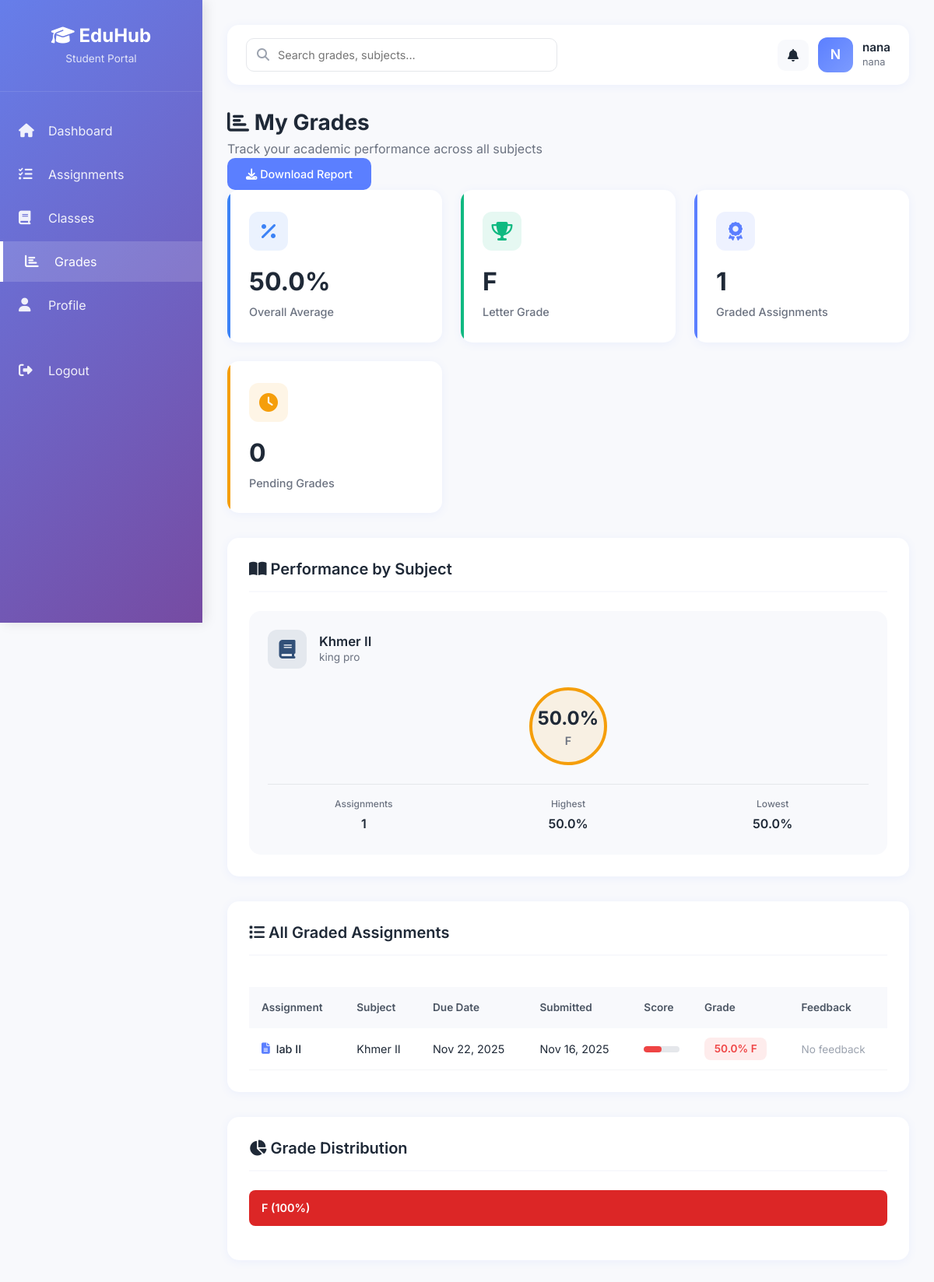
Screenshot of /student/grades (signed in) with the database file from the repository.
### models/user.py (models this page shows, shortened)
class User(UserMixin, db.Model):
    __tablename__ = 'users'
    id = db.Column(db.Integer, primary_key=True)
    username = db.Column(db.String(50), unique=True, nullable=False, index=True)
    email = db.Column(db.String(120), unique=True, nullable=False, index=True)
    password = db.Column(db.String(200), nullable=False)
    role = db.Column(db.String(20), nullable=False,
                     default='student', index=True)  # admin | teacher | student
    status = db.Column(db.String(20), nullable=False, default='active', index=True)
    created_at = db.Column(db.DateTime, nullable=False, default=db.func.current_timestamp())
    last_login = db.Column(db.DateTime, nullable=True)
    student_profile = db.relationship('Student', backref='user', uselist=False, cascade='all, delete-orphan')
    teacher_profile = db.relationship('Teacher', backref='user', uselist=False, cascade='all, delete-orphan')

### models/submission.py (models this page shows, shortened)
class Submission(db.Model):
    __tablename__ = 'submissions'
    id = db.Column(db.Integer, primary_key=True)
    assignment_id = db.Column(db.Integer, db.ForeignKey('assignments.id', ondelete='CASCADE'), nullable=False, index=True)
    student_id = db.Column(db.Integer, db.ForeignKey('students.id', ondelete='CASCADE'), nullable=False, index=True)
    file_path = db.Column(db.String(200))  # path to submitted file
    comments = db.Column(db.Text)
    grade = db.Column(db.Float)  # Grade out of 100
    feedback = db.Column(db.Text)  # Teacher feedback
    submitted_at = db.Column(db.DateTime, nullable=False, default=datetime.utcnow)
    graded_at = db.Column(db.DateTime)
    student = db.relationship('Student', backref='submissions')

### models/class_model.py (models this page shows, shortened)
class Class(db.Model):
    __tablename__ = 'classes'
    id = db.Column(db.Integer, primary_key=True)
    name = db.Column(db.String(100), nullable=False)
    description = db.Column(db.Text)
    class_code = db.Column(db.String(6), unique=True, nullable=False, index=True)
    teacher_id = db.Column(db.Integer, db.ForeignKey('teachers.id', ondelete='SET NULL'), index=True)
    created_at = db.Column(db.DateTime, nullable=False, default=datetime.utcnow)
    teacher = db.relationship('Teacher', backref='classes')
    students = db.relationship('Student', secondary=class_student, backref='classes', lazy='dynamic')
    assignments = db.relationship('Assignment', backref='class_obj', lazy='dynamic', cascade='all, delete-orphan')

### models/teacher.py (models this page shows, shortened)
class Teacher(db.Model):
    __tablename__ = 'teachers'
    id = db.Column(db.Integer, primary_key=True)
    user_id = db.Column(db.Integer, db.ForeignKey(
        'users.id', ondelete='CASCADE'), nullable=False, unique=True, index=True)
    first_name = db.Column(db.String(50))
    last_name = db.Column(db.String(50))
    department = db.Column(db.String(100))
    subject = db.Column(db.String(100))
    phone = db.Column(db.String(20))
    bio = db.Column(db.Text)
    avatar_path = db.Column(db.String(255))
    created_at = db.Column(db.DateTime, nullable=False,
                           default=datetime.utcnow)
    @property
    def full_name(self):
        if self.first_name or self.last_name:
            return f"{self.first_name or ''} {self.last_name or ''}".strip()
        return self.user.username if self.user else 'Unknown'

### models/assignment.py (models this page shows, shortened)
class Assignment(db.Model):
    __tablename__ = 'assignments'
    id = db.Column(db.Integer, primary_key=True)
    title = db.Column(db.String(100), nullable=False)
    description = db.Column(db.Text, nullable=False)
    due_date = db.Column(db.DateTime, nullable=False, default=datetime.utcnow, index=True)
    status = db.Column(db.String(20), default='pending', index=True)
    file_path = db.Column(db.String(200))  # path to uploaded assignment file
    created_at = db.Column(db.DateTime, nullable=False, default=datetime.utcnow)
    class_id = db.Column(db.Integer, db.ForeignKey('classes.id', ondelete='CASCADE'), nullable=False, index=True)
    teacher_id = db.Column(db.Integer, db.ForeignKey('teachers.id', ondelete='SET NULL'), index=True)
    teacher = db.relationship('Teacher', backref='assignments')
    submissions = db.relationship('Submission', backref='assignment', lazy='dynamic', cascade='all, delete-orphan')

### routes/student.py (the view)
@student_bp.route("/grades")
@login_required
def grades():
    student = get_student_or_redirect()
    if not student:
        return redirect(url_for('auth_bp.login'))
    all_submissions = []
    total_grades = []
    for cls in get_student_classes(student):
        for assignment in cls.assignments.all():
            submission = assignment.submissions.filter_by(
                student_id=student.id).first()
            if submission and submission.grade is not None:
                all_submissions.append({
                    'assignment': assignment,
                    'submission': submission,
                    'class': cls,
                    'teacher': cls.teacher
                })
                total_grades.append(submission.grade)
    overall_average = sum(total_grades) / \
        len(total_grades) if total_grades else 0
    overall_letter = calculate_letter_grade(
        overall_average) if total_grades else "N/A"
    graded_count = len(all_submissions)
    pending_grades = 0
    for cls in get_student_classes(student):
        for assignment in cls.assignments.all():
            submission = assignment.submissions.filter_by(
                student_id=student.id).first()
            if submission and submission.grade is None:
                pending_grades += 1
    overall_stats = {
        'average': round(overall_average, 1),
        'letter_grade': overall_letter,
        'graded_count': graded_count,
        'pending_count': pending_grades
    }
    subjects_performance = []
    for cls in get_student_classes(student):
        class_grades = []
        class_submissions = []
        for assignment in cls.assignments.all():
            submission = assignment.submissions.filter_by(
                student_id=student.id).first()
            if submission and submission.grade is not None:
                class_grades.append(submission.grade)
                class_submissions.append(submission)
        if class_grades:
            avg = sum(class_grades) / len(class_grades)
            subjects_performance.append({
                'class': cls,
                'teacher': cls.teacher,
                'average': round(avg, 1),
                'letter_grade': calculate_letter_grade(avg),
                'assignments_count': len(class_submissions),
                'highest': max(class_grades),
                'lowest': min(class_grades)
            })
    all_submissions.sort(
        key=lambda x: x['submission'].graded_at or x['submission'].submitted_at, reverse=True)
    grade_distribution = {
        'A': sum(1 for g in total_grades if g >= 90),
        'B': sum(1 for g in total_grades if 80 <= g < 90),
        'C': sum(1 for g in total_grades if 70 <= g < 80),
        'D': sum(1 for g in total_grades if 60 <= g < 70),
        'F': sum(1 for g in total_grades if g < 60)
    }
    total = sum(grade_distribution.values())
    if total > 0:
        grade_distribution_percent = {
            'A': round((grade_distribution['A'] / total) * 100),
            'B': round((grade_distribution['B'] / total) * 100),
            'C': round((grade_distribution['C'] / total) * 100),
            'D': round((grade_distribution['D'] / total) * 100),
            'F': round((grade_distribution['F'] / total) * 100)
        }
    else:
        grade_distribution_percent = {'A': 0, 'B': 0, 'C': 0, 'D': 0, 'F': 0}
    return render_template(
        "student/grades.html",
        student=student,
        overall_stats=overall_stats,
        subjects_performance=subjects_performance,
        all_submissions=all_submissions,
        grade_distribution=grade_distribution_percent
    )

### templates/student/grades.html (shortened to what this page needs)
{% extends "base.html" %}
{% block sidebar_subtitle %}Student Portal{% endblock %}
{% block sidebar_menu %}
<li>
    <a href="{{ url_for('student_bp.dashboard') }}">
        <i class="fas fa-home"></i>
        Dashboard
    </a>
</li>
<li>
    <a href="{{ url_for('student_bp.assignments') }}">
        <i class="fas fa-tasks"></i>
        Assignments
    </a>
</li>
<li>
    <a href="{{ url_for('student_bp.classes') }}">
        <i class="fas fa-book"></i>
        Classes
    </a>
</li>
<li>
    <a href="{{ url_for('student_bp.grades') }}" class="active">
        <i class="fas fa-chart-bar"></i>
        Grades
    </a>
</li>
<li>
    <a href="{{ url_for('student_bp.profile') }}">
        <i class="fas fa-user"></i>
        Profile
    </a>
</li>
<li style="margin-top: 2rem;">
    <a href="{{ url_for('auth_bp.logout') }}">
        <i class="fas fa-sign-out-alt"></i>
        Logout
    </a>
</li>
{% endblock %}
{% block search_placeholder %}Search grades, subjects...{% endblock %}
{% block user_avatar %}{{ current_user.username[0].upper() }}{% endblock %}
{% block user_name %}{{ current_user.username }}{% endblock %}
{% block user_id %}{{ student.user.username }}{% endblock %}
{% block content %}
<div class="page-header">
    <div>
        <h2><i class="fas fa-chart-bar"></i> My Grades</h2>
        <p>Track your academic performance across all subjects</p>
    </div>
    <button class="btn-custom btn-primary-custom" onclick="window.print()">
        <i class="fas fa-download"></i> Download Report
    </button>
</div>
<div class="stats-grid">
    <div class="stat-card info">
        <div class="stat-icon">
            <i class="fas fa-percentage"></i>
        </div>
        <div class="stat-value">{{ overall_stats.average }}%</div>
        <div class="stat-label">Overall Average</div>
    </div>
    <div class="stat-card success">
        <div class="stat-icon">
            <i class="fas fa-trophy"></i>
        </div>
        <div class="stat-value">{{ overall_stats.letter_grade }}</div>
        <div class="stat-label">Letter Grade</div>
    </div>
    <div class="stat-card primary">
        <div class="stat-icon">
            <i class="fas fa-award"></i>
        </div>
        <div class="stat-value">{{ overall_stats.graded_count }}</div>
        <div class="stat-label">Graded Assignments</div>
    </div>
    <div class="stat-card warning">
        <div class="stat-icon">
            <i class="fas fa-clock"></i>
        </div>
        <div class="stat-value">{{ overall_stats.pending_count }}</div>
        <div class="stat-label">Pending Grades</div>
    </div>
</div>
<div class="content-card">
    <div class="card-header">
        <h4><i class="fas fa-book-open"></i> Performance by Subject</h4>
    </div>
    {% if subjects_performance %}
    <div class="subjects-grid">
        {% for subject in subjects_performance %}
        <div class="subject-card">
            <div class="subject-header">
                <div class="subject-icon"
                    style="background: rgba({{ loop.index * 50 % 255 }}, {{ loop.index * 80 % 255 }}, {{ loop.index * 120 % 255 }}, 0.1); color: rgb({{ loop.index * 50 % 255 }}, {{ loop.index * 80 % 255 }}, {{ loop.index * 120 % 255 }});">
                    <i class="fas fa-book"></i>
                </div>
                <div class="subject-info">
                    <h5>{{ subject.class.name }}</h5>
                    <p>{{ subject.teacher.full_name if subject.teacher else 'No Teacher' }}</p>
                </div>
            </div>
            <div class="subject-grade">
                <div
                    class="grade-circle {% if subject.average >= 90 %}excellent{% elif subject.average >= 80 %}good{% else %}average{% endif %}">
                    <span class="grade-value">{{ subject.average }}%</span>
                    <span class="grade-letter">{{ subject.letter_grade }}</span>
                </div>
            </div>
            <div class="subject-stats">
                <div class="stat-item">
                    <span class="stat-label">Assignments</span>
                    <span class="stat-value">{{ subject.assignments_count }}</span>
                </div>
                <div class="stat-item">
                    <span class="stat-label">Highest</span>
                    <span class="stat-value">{{ subject.highest|round(1) }}%</span>
                </div>
                <div class="stat-item">
                    <span class="stat-label">Lowest</span>
                    <span class="stat-value">{{ subject.lowest|round(1) }}%</span>
                </div>
            </div>
        </div>
        {% endfor %}
    </div>
    {% else %}
    <div class="empty-state">
        <i class="fas fa-chart-line"></i>
        <h5>No grades yet</h5>
        <p>Your subject performance will appear here once assignments are graded</p>
    </div>
    {% endif %}
</div>
<div class="content-card">
    <div class="card-header">
        <h4><i class="fas fa-list"></i> All Graded Assignments</h4>
    </div>
    {% if all_submissions %}
    <div class="table-responsive">
        <table class="grades-table">
            <thead>
                <tr>
                    <th>Assignment</th>
                    <th>Subject</th>
                    <th>Due Date</th>
                    <th>Submitted</th>
                    <th>Score</th>
                    <th>Grade</th>
                    <th>Feedback</th>
                </tr>
            </thead>
            <tbody>
                {% for item in all_submissions %}
                <tr>
                    <td>
                        <div class="assignment-name">
                            <i class="fas fa-file-alt"></i>
                            {{ item.assignment.title }}
                        </div>
                    </td>
                    <td>{{ item.class.name }}</td>
                    <td>{{ item.assignment.due_date.strftime('%b %d, %Y') if item.assignment.due_date else 'N/A' }}</td>
                    <td>{{ item.submission.submitted_at.strftime('%b %d, %Y') if item.submission.submitted_at else 'N/A'
                        }}</td>
                    <td>
                        <div class="progress-bar">
                            <div class="progress-fill"
                                style="width: {{ item.submission.grade }}%; background: {% if item.submission.grade >= 90 %}var(--success-color){% elif item.submission.grade >= 80 %}var(--info-color){% elif item.submission.grade >= 70 %}var(--warning-color){% else %}var(--danger-color){% endif %};">
                            </div>
                        </div>
                    </td>
                    <td>
                        <span
                            class="grade-badge {% if item.submission.grade >= 90 %}excellent{% elif item.submission.grade >= 80 %}good{% elif item.submission.grade >= 70 %}average{% else %}poor{% endif %}">
                            {{ item.submission.grade|round(1) }}%
                            {% if item.submission.grade >= 90 %}A{% elif item.submission.grade >= 80 %}B{% elif
                            item.submission.grade >= 70 %}C{% elif item.submission.grade >= 60 %}D{% else %}F{% endif %}
                        </span>
                    </td>
                    <td>
                        {% if item.submission.feedback %}
                        <button class="btn-icon" title="View Feedback"
                            onclick="alert('{{ item.submission.feedback|replace("'", "\\'") }}')">
                            <i class="fas fa-comment-dots"></i>
                        </button>
                        {% else %}
                        <span style="color: #9ca3af; font-size: 0.85rem;">No feedback</span>
                        {% endif %}
                    </td>
                </tr>
                {% endfor %}
            </tbody>
        </table>
    </div>
    {% else %}
    <div class="empty-state">
        <i class="fas fa-inbox"></i>
        <h5>No graded assignments yet</h5>
        <p>Your graded assignments will appear here</p>
    </div>
    {% endif %}
</div>
{% if grade_distribution %}
<div class="content-card">
    <div class="card-header">
        <h4><i class="fas fa-chart-pie"></i> Grade Distribution</h4>
    </div>
    <div class="distribution-chart">
        {% if grade_distribution.F > 0 %}
        <div class="distribution-item">
            <div class="distribution-bar" style="width: {{ grade_distribution.F }}%; background: #dc2626;">
                <span>F ({{ grade_distribution.F }}%)</span>
            </div>
        </div>
        {% endif %}
    </div>
</div>
{% endif %}
{% endblock %}

### rows the page displays
User: username "N", username "nana", user.username "nana"
Submission: class.name "Khmer II", teacher "king pro", average "50.0", letter_grade "F", assignments_count "1", highest "50.0", lowest "50.0", submission.submitted_at "Nov 16, 2025", submission.grade "50.0"
Assignment: assignment "lab II", assignment.due_date "Nov 22, 2025"
Class: class.name "Khmer II"

### other values shown
{{ overall_stats.average }} "50.0"
{{ overall_stats.letter_grade }} "F"
{{ overall_stats.graded_count }} "1"
{{ overall_stats.pending_count }} "0"
{{ grade_distribution.F }} "100"
